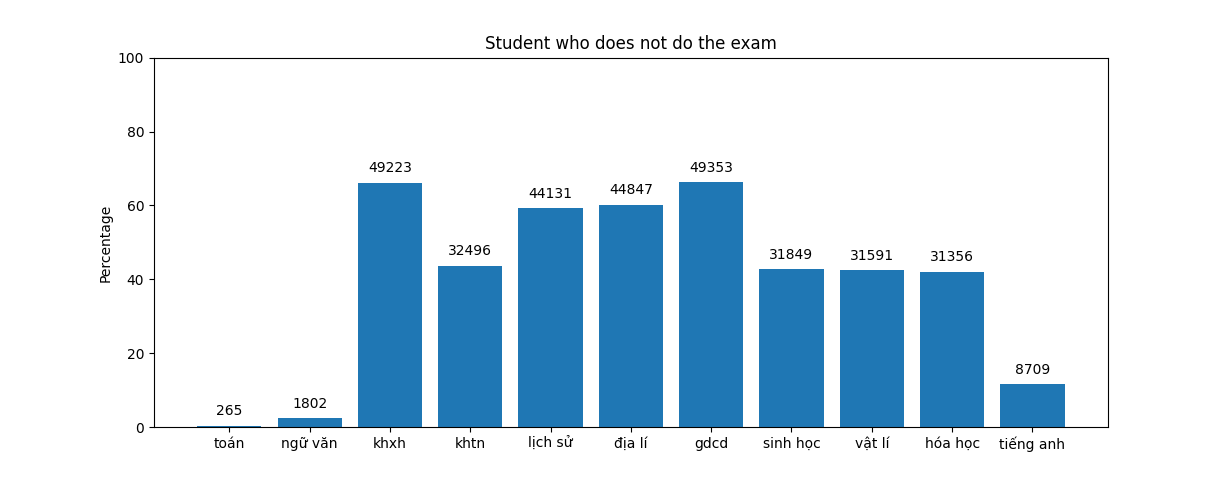

The Python source for this figure:
# read file
with open("clean_data.csv", encoding="utf8") as file:
	data = file.read().split("\n")

header = data[0]
students = data[1:]

# remove last student (empty student)
students.pop()

total_student = len(students)

# split header
header = header.split(",")
subjects = header[5:]

# split each student in list
for i in range(len(students)):
	students[i] = students[i].split(",")

not_take_exam = [0,0,0,0,0,0,0,0,0,0,0]

# loop through all students
for s in students:
	# iterate through all subjects
	for i in range(5,16):
		if s[i] == "-1":
			not_take_exam[i-5] += 1

not_take_exam_percentage = [0,0,0,0,0,0,0,0,0,0,0]

# convert to percentage
for i in range(0,11):
	not_take_exam_percentage[i] = round(not_take_exam[i]*100/total_student, 2)

# plot barchart
# https://pythonspot.com/matplotlib-bar-chart/
import matplotlib.pyplot as plt
import numpy 

figure, axis = plt.subplots()

# list from 0-11
y_pos = numpy.arange(len(subjects))

# plot the barchart using 2 list
plt.bar(y_pos, not_take_exam_percentage)

# change horizontal category name
plt.xticks(y_pos, subjects)

# set limit to vertical axis
axis.set_ylim(0,100)

# label and title
plt.ylabel('Percentage')
plt.title('Student who does not do the exam')

# Draw number of student on top of each bar
# https://stackoverflow.com/questions/28931224/adding-value-labels-on-a-matplotlib-bar-chart
rects = axis.patches
for rect, label in zip(rects, not_take_exam):
    height = rect.get_height()
    axis.text(rect.get_x() + rect.get_width() / 2, height + 2, label, ha='center', va='bottom')

# show the plot
plt.show()
